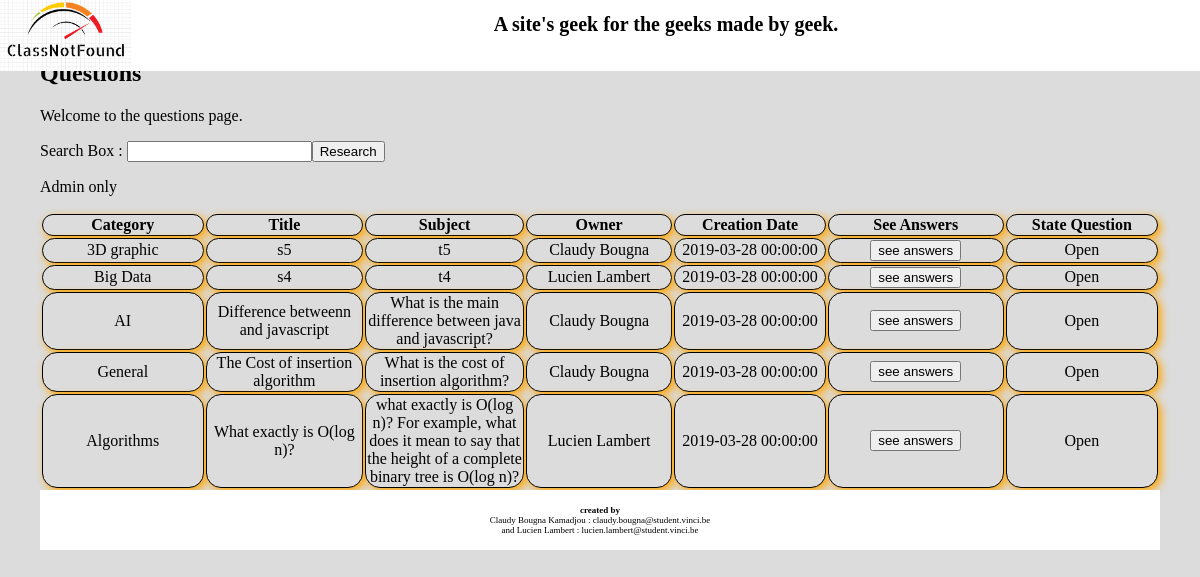
The page /index.php?action=question on the database its author committed.
### tables this page shows
CREATE TABLE IF NOT EXISTS `questions` (
  `id_question` int(11) NOT NULL AUTO_INCREMENT,
  `title` varchar(255) NOT NULL,
  `subject` varchar(255) NOT NULL,
  `id_category` int(11) NOT NULL,
  `owner` int(11) NOT NULL,
  `creation_date` timestamp NOT NULL DEFAULT CURRENT_TIMESTAMP,
  `state` set('O','S','D') NOT NULL,
  `good_answer` int(11) DEFAULT NULL,
  PRIMARY KEY (`id_question`),
  KEY `id_category` (`id_category`),
  KEY `owner` (`owner`),
  KEY `good_answer` (`good_answer`)
);

CREATE TABLE IF NOT EXISTS `categories` (
  `id_category` int(11) NOT NULL AUTO_INCREMENT,
  `name` varchar(255) NOT NULL,
  PRIMARY KEY (`id_category`)
);

CREATE TABLE IF NOT EXISTS `members` (
  `id_member` int(11) NOT NULL AUTO_INCREMENT,
  `name` varchar(255) NOT NULL,
  `last_name` varchar(255) NOT NULL,
  `email` varchar(255) NOT NULL,
  `state` set('a','s') NOT NULL,
  `is_admin` tinyint(1) NOT NULL,
  `password` varchar(255) NOT NULL,
  PRIMARY KEY (`id_member`),
  UNIQUE KEY `email` (`email`)
);

### index.php (called while the page is built, shortened)
<?php
$db = Db::getInstance();
require_once(CHEMIN_VUES . 'header.php');
$action = (isset($_GET['action'])) ? $_GET['action'] : 'default';
switch($action) {
    case 'question':
        require_once(CHEMIN_CONTROLEURS . 'QuestionController.php');
        $controller = new QuestionController($db);
        break;
}
$controller->run();
require_once(CHEMIN_VUES . 'footer.php');
?>

### controllers/QuestionController.php (called while the page is built, shortened)
<?php
class QuestionController {
    private $_db;
    public function __construct($db) {
        $this->_db = $db;
    }
    public function run() {
        $html_keyword = '';
        $notification = '';
        if (isset($_SESSION['admin']) && $_SESSION['admin'] == 1){
            $viewDuplicated = true;
            $viewDeleted = true;
        } else {
            $notification = 'Admin only';
        }
        if (!empty($_POST['form_research']) && !empty($_POST['keyword'])) {
            $html_keyword = htmlspecialchars($_POST['keyword']);
        } else {
            $tabquestions = $this->_db->select_questions();
        }
        $tabquestions = $this->_db->select_questions($html_keyword);
        require_once(CHEMIN_VUES . 'question.php');
    }
}
?>

### models/Db.class.php (called while the page is built, shortened)
<?php class Db {
    private $_db;
    private function __construct() {
        try {
            $configTable = parse_ini_file('config/config.ini');
            $this->_db = new PDO('mysql:host=' . $configTable['db_host'] . ';dbname='. $configTable['db_name'] . ';charset=utf8', $configTable['db_user'], $configTable['db_password']);
            $this->_db->setAttribute(PDO::ATTR_ERRMODE, PDO::ERRMODE_EXCEPTION);
            $this->_db->setAttribute(PDO::ATTR_DEFAULT_FETCH_MODE, PDO::FETCH_OBJ);
        } catch (PDOException $e) {
            die('Erreur de connexion à la base de données : ' . $e->getMessage());
        }
    }
    public function select_questions($keyword = '') {
        if ($keyword != '') {
            $keyword = str_replace("%", "\%", $keyword);
            $query = "SELECT * FROM questions AS q, categories AS c WHERE c.id_category = q.id_category AND c.name LIKE :keyword COLLATE utf8_bin OR q.title LIKE :keyword COLLATE utf8_bin OR q.subject LIKE :keyword COLLATE utf8_bin  ORDER BY id_question DESC";
            $ps = $this->_db->prepare($query);
            $ps->bindValue(':keyword', "%$keyword%");
        } else {
            $query = 'SELECT * FROM questions ORDER BY id_question DESC';
            $ps = $this->_db->prepare($query);
        }
        $ps->execute();
        $table = array();
        while ($row = $ps->fetch()) {
            $table[] = new Question($row->id_question, $row->title, $row->subject, $row->creation_date, $this->select_category($row->id_category),
                $this->select_member_by_id($row->owner), $row->state, $row->good_answer);
        }
        return $table;
    }
    public function select_member_by_id($id_member) {
        $query = 'SELECT * FROM members WHERE id_member = :id_member';
        $ps = $this->_db->prepare($query);
        $ps->bindValue(':id_member', $id_member);
        $ps->execute();
        $row = $ps->fetch();
        return new Member($row->id_member, $row->name, $row->last_name, $row->email, $row->state, $row->is_admin, NULL);
    }
    public function select_category($id_category) {
        $query = 'SELECT * FROM categories WHERE id_category = :id_category';
        $ps = $this->_db->prepare($query);
        $ps->bindValue(':id_category', $id_category);
        $ps->execute();
        $row = $ps->fetch();
        return new Category($row->id_category, $row->name);
    }
} ?>

### models/Question.class.php (called while the page is built, shortened)
<?php class Question {
    private $_id_question;
    private $_title;
    private $_subject;
    private $_creation_date;
    private $_category;
    private $_owner;
    private $_state;
    public function __construct($id_question, $title,  $subject, $creation_date, $category, $owner, $state, $good_answer) {
        $this->_id_question = $id_question;
        $this->_title = $title;
        $this->_subject = $subject;
        $this->_creation_date = $creation_date;
        $this->_category = $category;
        $this->_owner = $owner;
        $this->_state = $state;
    }
    public function creation_date() {
        return $this->_creation_date;
    }
    public function category() {
        return $this->_category;
    }
    public function owner() {
        return $this->_owner;
    }
    public function state() {
        return $this->_state;
    }
    public function html_title() {
        return htmlspecialchars($this->_title);
    }
    public function html_subject() {
        return htmlspecialchars($this->_subject);
    }
    public function html_id_question() {
        return htmlspecialchars($this->_id_question);
    }
}
?>

### models/Category.class.php (called while the page is built, shortened)
<?php class Category {
    private $_name;
    public function __construct($id_category, $name) {
        $this->_name = $name;
    }
    public function name() {
        return $this->_name;
    }
} ?>

### models/Member.class.php (called while the page is built, shortened)
<?php class Member {
    private $_name;
    private $_last_name;
    public function __construct($id_member, $name, $last_name, $email, $state, $is_admin, $password) {
        $this->_name = $name;
        $this->_last_name = $last_name;
    }
    public function full_name() {
        return htmlspecialchars($this->_name . ' ' . $this->_last_name);
    }
} ?>

### views/question.php (the view, shortened to what this page needs)
<h2>Questions</h2>
<p>Welcome to the questions page.</p>
<section id="contenu">
    <div class="formulaire">
        <form action="index.php?action=question" method="post">
            <p>Search Box : <input type="text" name="keyword" value="<?php echo $html_keyword ?>"/><input type="submit" name="form_research" value="Research"></p>
        </form>
    </div>
    <p><?php echo $notification; ?></p>
    <form action="?action=question" method="post">
        <table id="tableBalises">
            <thead>
            <tr>
                <th>Category</th>
                <th>Title</th>
                <th>Subject</th>
                <th>Owner</th>
                <th>Creation Date</th>
                <th>See Answers</th>
                <th>State Question</th>
            </tr>
            </thead>
            <tbody>
            <?php foreach ($tabquestions as $i => $question) { ?>
                <tr>
                    <td><?php echo $question->category()->name(); ?></td>
                    <td><?php echo  $question->html_title(); ?></td>
                    <td><?php echo $question->html_subject(); ?></td>
                    <td><?php echo $question->owner()->full_name(); ?></td>
                    <td><?php echo $question->creation_date(); ?></td>
                    <td><input type="submit" name="form_see_answers[<?php echo $question->html_id_question(); ?>]" value="see answers"</td>
                    <td>
                        <?php if ($question->state() == 'O') {
                            echo 'Open';
                        } elseif ($question->state() == 'S'){
                            echo 'Solved';
                        } elseif ($question->state() == 'D') {
                            echo 'Duplicate';
                        } ?>
                    </td>
                </tr>
            <?php } ?>
            </tbody>
        </table>
    </form>
</section>

### views/header.php (shortened to what this page needs)
<!DOCTYPE html>
<html lang="fr">
<head>
    <link rel="stylesheet" type="text/css" href="<?= CHEMIN_VUES ?>css/base.css" media="all" >
</head>
<body>
<header>
    <a href="index.php"> <img class="logo" src="<?= CHEMIN_VUES ?>images/logoclock.png" alt="logo"></a>
    <h1>
        A site's geek for the geeks made by geek.
    </h1>
</header>

### views/footer.php
<footer>
    <strong>created by</strong><br/>
    Claudy Bougna Kamadjou : <?= EMAIL2; ?><br/>
    and Lucien Lambert :  <?= EMAIL1; ?><br/>
</footer>
</body>
</html>

### views/css/base.css (style rules this page uses)
#tableBalises th { border-style: solid; border-width: thin; border-collapse: collapse; background-color: #DCDCDC; text-align: center; margin-top: auto; margin-left: auto; margin-right: auto; width: 500px; border-radius: 15px; box-shadow: 3px 3px 9px orange; }
#tableBalises td { border-style: solid; border-width: thin; border-collapse: collapse; background-color: #DCDCDC; text-align: center; margin-top: auto; margin-left: auto; margin-right: auto; width: 500px; border-radius: 15px; box-shadow: 3px 3px 9px orange; }
.logo { float: left; width: 11%; }
html { font-family: cursive; }
footer { font-size: xx-small; text-align: center; bottom: 0; left: 0; right: 0; background-color: white; padding: 15px 20px; }
header { background-color: white; position: absolute; top: 0; left: 0; right: 0; margin: auto; font-size: x-small; text-align: center; color: #000000; }
body { height: 100%; background-color: #DCDCDC; min-height: 100%; margin: 20px; padding: 20px; }

### rows shown on the page
questions: id_category.name "3D graphic", title "s5", subject "t5", owner.last_name "Claudy Bougna", creation_date "2019-03-28 00:00:00", state "Open"
questions: id_category.name "Big Data", title "s4", subject "t4", owner.last_name "Lucien Lambert", creation_date "2019-03-28 00:00:00", state "Open"
questions: id_category.name "AI", title "Difference betweenn and javascript", subject "What is the main difference between java and javascript?", owner.last_name "Claudy Bougna", creation_date "2019-03-28 00:00:00", state "Open"
questions: id_category.name "General", title "The Cost of insertion algorithm", subject "What is the cost of insertion algorithm?", owner.last_name "Claudy Bougna", creation_date "2019-03-28 00:00:00", state "Open"
questions: id_category.name "Algorithms", title "What exactly is O(log n)?", subject "what exactly is O(log n)? For example, what does it mean to say that the height of a complete binary tree is O(log n)?", owner.last_name "Lucien Lambert", creation_date "2019-03-28 00:00:00", state "Open"

### other values the page prints
$notification "Admin only"
EMAIL2 "claudy.bougna@student.vinci.be"
EMAIL1 "lucien.lambert@student.vinci.be"
